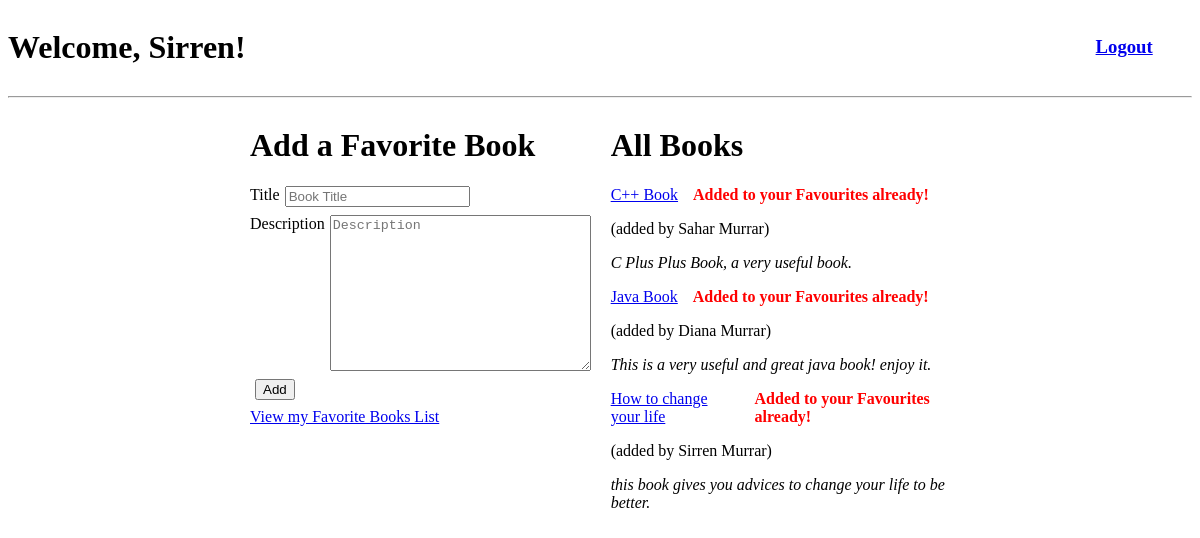
The page /welcome (signed in) on the database its author committed.
### loginReg_app/models.py (models this page shows)
class User(models.Model):
    first_name = models.CharField(max_length=45)
    last_name = models.CharField(max_length=45)
    email = models.CharField(max_length=45)
    Bdate=models.DateField(default=datetime.datetime.now())
    password=models.CharField(max_length=255)
    created_at = models.DateTimeField(auto_now_add=True)
    updated_at = models.DateTimeField(auto_now=True)
    objects=UserManager()

class Books(models.Model):
    title=models.CharField(max_length=255)
    desc=models.TextField()
    uploaded_by=models.ForeignKey(User, related_name="books_uploaded", on_delete = models.CASCADE)
    users_who_like=models.ManyToManyField(User, related_name="liked_books")
    created_at = models.DateTimeField(auto_now_add=True)
    updated_at = models.DateTimeField(auto_now=True)
    objects=BooksManager()

### loginReg_app/views.py (the view)
# urls.py: path('welcome', views.welcome),
def welcome(request):
    if 'Userid' in request.session: #to make sure that if we tried to access the /welcome routes from the url to see the welcome page to not open it if we are not logged in/saved to the session
        books=models.get_all_books()
        userId=request.session['Userid']
        Liked_books=models.get_books_for_auser(userId)
        context={
            'books': books,
            "loggedUser_id":userId,
            "liked_books":Liked_books,
        }
        return render(request, 'welcome.html',context)
    return redirect('/')

### loginReg_app/models.py (called while the page is built)
def get_all_books():
    return Books.objects.all()

def get_books_for_auser(userId):
    user=User.objects.get(id=userId)
    books= user.liked_books.all()
    return books

### loginReg_app/templates/welcome.html (shortened to what this page needs)
<!DOCTYPE html>
<html lang="en">
<head>
</head>
<body>
    <div class ="flex">
        <div>
            <h1>Welcome, {{request.session.fname}}!</h1>
        </div>
        <h3 id="margin">
            <a href="/logout">Logout</a>
        </h3>
    </div>
    <hr>
    <div id="container">
        <div>
            <h1>Add a Favorite Book</h1>
            <form action="/process_fav_book" method="post">
                <div class="flex">
                    <div> Title</div>
                    <input type="text" name="title" placeholder="Book Title" required>
                </div>
                <div class="flex">
                    <div> Description</div>
                    <textarea name="desc" id="" cols="30" rows="10" placeholder="Description"></textarea>
                </div>
                <input type="submit" name="button" value="Add">
            </form>
            <a href="/view_all_Favorites/{{loggedUser_id}}">View my Favorite Books List</a>
        </div>
        <div class="allBooks">
            <h1>All Books</h1>
            {% for book in books %}
              {% if book in liked_books%}
                <div class="flex">
                    <a href="/book_info/{{book.id}}"> {{book.title}} </a>
                    <p class="link1"> Added to your Favourites already!</p>
                </div>
                <p>(added by {{book.uploaded_by.first_name}} {{book.uploaded_by.last_name}}) </p>
                <p style="font-style: italic;"> {{book.desc}} </p>
              {% endif %}
            {% endfor %}
        </div>
    </div>
</body>
</html>

### loginReg_app/templates/welcome.html (style rules this page uses)
.flex { display: flex; }
.link1 { margin: 0px; color: red; margin-left: 15px; font-weight: bold; }
.allBooks { margin-left: 20px; width: 1000px; }
#margin { margin-top: 28px; margin-left: 850px; }
#container { margin: 0px auto; width: 700px; display: flex; justify-content: space-between; }
input, textarea { margin-left: 5px; margin-bottom: 8px; }

### rows shown on the page
User: session.fname "Sirren"
Books: title "C++ Book", uploaded_by.first_name "Sahar", uploaded_by.last_name "Murrar", desc "C Plus Plus Book, a very useful book."
Books: title "Java Book", uploaded_by.first_name "Diana", uploaded_by.last_name "Murrar", desc "This is a very useful and great java book! enjoy it."
Books: title "How to change your life", uploaded_by.first_name "Sirren", uploaded_by.last_name "Murrar", desc "this book gives you advices to change your life to be better."
